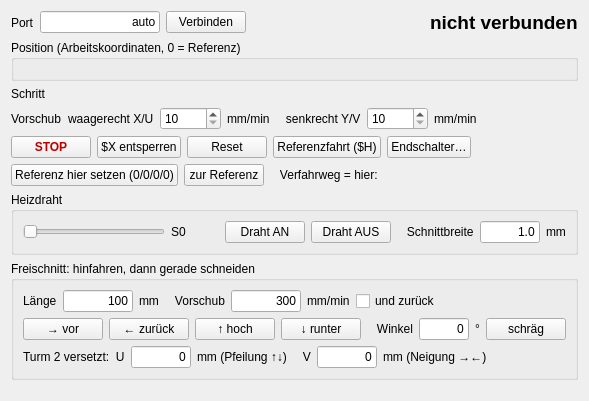
<?xml version="1.0" encoding="UTF-8"?>
<ui version="4.0">
 <class>MachinePage</class>
 <widget class="QWidget" name="MachinePage">
  <layout class="QVBoxLayout" name="page_layout">
   <item>
    <layout class="QHBoxLayout" name="conn_row">
<item><widget class="QLabel" name="port_lbl"><property name="text"><string>Port</string></property></widget></item>
<item><widget class="QLineEdit" name="port"><property name="text"><string>auto</string></property><property name="maximumSize"><size><width>120</width><height>16777215</height></size></property><property name="alignment"><set>Qt::AlignRight|Qt::AlignVCenter</set></property></widget></item>
<item><widget class="QPushButton" name="b_conn"><property name="text"><string>Verbinden</string></property></widget></item>
<item><spacer name="conn_spacer"><property name="orientation"><enum>Qt::Horizontal</enum></property><property name="sizeHint" stdset="0"><size><width>0</width><height>0</height></size></property></spacer></item>
<item><widget class="QLabel" name="pins"><property name="text"><string></string></property><property name="styleSheet"><string>color:#b00; font-size:13pt; font-weight:bold;</string></property></widget></item>
<item><widget class="QLabel" name="state"><property name="text"><string>nicht verbunden</string></property><property name="styleSheet"><string>font-size:14pt; font-weight:bold; min-width:120px;</string></property></widget></item>
    </layout>
   </item>
   <item>
    <widget class="QGroupBox" name="posbox">
<property name="title"><string>Position (Arbeitskoordinaten, 0 = Referenz)</string></property>
<layout class="QHBoxLayout" name="pos_layout"/>
    </widget>
   </item>
   <item>
    <layout class="QHBoxLayout" name="ctl_row">
<item><widget class="QLabel" name="step_lbl"><property name="text"><string>Schritt</string></property></widget></item>
<item><layout class="QHBoxLayout" name="steps_layout"/></item>
<item><spacer name="step_spacer"><property name="orientation"><enum>Qt::Horizontal</enum></property><property name="sizeHint" stdset="0"><size><width>0</width><height>0</height></size></property></spacer></item>
    </layout>
   </item>
   <item>
    <layout class="QHBoxLayout" name="feed_row">
<item><widget class="QLabel" name="feed_lbl"><property name="text"><string>Vorschub</string></property></widget></item>
<item><widget class="QLabel" name="feed_h_lbl"><property name="text"><string>waagerecht X/U</string></property></widget></item>
<item><widget class="QDoubleSpinBox" name="feed_h"><property name="decimals"><number>0</number></property><property name="minimum"><double>10</double></property><property name="maximum"><double>10000</double></property><property name="singleStep"><double>10</double></property></widget></item>
<item><widget class="QLabel" name="feed_h_max"><property name="text"><string>mm/min</string></property></widget></item>
<item><widget class="QLabel" name="feed_v_lbl"><property name="text"><string>   senkrecht Y/V</string></property></widget></item>
<item><widget class="QDoubleSpinBox" name="feed_v"><property name="decimals"><number>0</number></property><property name="minimum"><double>10</double></property><property name="maximum"><double>10000</double></property><property name="singleStep"><double>10</double></property></widget></item>
<item><widget class="QLabel" name="feed_v_max"><property name="text"><string>mm/min</string></property></widget></item>
<item><spacer name="ctl_spacer"><property name="orientation"><enum>Qt::Horizontal</enum></property><property name="sizeHint" stdset="0"><size><width>0</width><height>0</height></size></property></spacer></item>
    </layout>
   </item>
   <item><layout class="QHBoxLayout" name="pads_layout"/></item>
   <item>
    <layout class="QHBoxLayout" name="act_row">
<item><widget class="QPushButton" name="b_stop"><property name="text"><string>STOP</string></property><property name="styleSheet"><string>font-weight:bold; color:#b00;</string></property></widget></item>
<item><widget class="QPushButton" name="b_unlock"><property name="text"><string>$X entsperren</string></property></widget></item>
<item><widget class="QPushButton" name="b_reset"><property name="text"><string>Reset</string></property></widget></item>
<item><widget class="QPushButton" name="b_home"><property name="text"><string>Referenzfahrt ($H)</string></property></widget></item>
<item><widget class="QPushButton" name="b_homing"><property name="text"><string>Endschalter…</string></property></widget></item>
<item><spacer name="act_spacer1"><property name="orientation"><enum>Qt::Horizontal</enum></property><property name="sizeHint" stdset="0"><size><width>0</width><height>0</height></size></property></spacer></item>
    </layout>
   </item>
   <item>
    <layout class="QHBoxLayout" name="act_row2">
<item><widget class="QPushButton" name="b_ref"><property name="text"><string>Referenz hier setzen (0/0/0/0)</string></property></widget></item>
<item><widget class="QPushButton" name="b_goto"><property name="text"><string>zur Referenz</string></property></widget></item>
<item><widget class="QLabel" name="travel_lbl"><property name="text"><string>   Verfahrweg = hier:</string></property></widget></item>
<item><layout class="QHBoxLayout" name="travel_layout"/></item>
<item><spacer name="act_spacer"><property name="orientation"><enum>Qt::Horizontal</enum></property><property name="sizeHint" stdset="0"><size><width>0</width><height>0</height></size></property></spacer></item>
    </layout>
   </item>
   <item>
    <widget class="QGroupBox" name="wire_box">
<property name="title"><string>Heizdraht</string></property>
<layout class="QHBoxLayout" name="wire_layout">
 <item><widget class="QSlider" name="power"><property name="orientation"><enum>Qt::Horizontal</enum></property><property name="maximum"><number>255</number></property><property name="sizePolicy"><sizepolicy hsizetype="Expanding" vsizetype="Fixed"><horstretch>1</horstretch><verstretch>0</verstretch></sizepolicy></property></widget></item>
 <item><widget class="QLabel" name="power_lbl"><property name="text"><string>S0</string></property><property name="styleSheet"><string>min-width:48px;</string></property></widget></item>
 <item><widget class="QPushButton" name="b_wire_on"><property name="text"><string>Draht AN</string></property></widget></item>
 <item><widget class="QPushButton" name="b_wire_off"><property name="text"><string>Draht AUS</string></property></widget></item>
 <item><widget class="QLabel" name="kerf_lbl"><property name="text"><string>   Schnittbreite</string></property><property name="toolTip"><string>Breite des Schmelzkanals; gilt fuer Fluegel, Formen und Stapel. Testschnitt messen.</string></property></widget></item>
 <item><widget class="QLineEdit" name="kerf"><property name="text"><string>1.0</string></property><property name="maximumSize"><size><width>60</width><height>16777215</height></size></property><property name="alignment"><set>Qt::AlignRight|Qt::AlignVCenter</set></property></widget></item>
 <item><widget class="QLabel" name="kerf_unit"><property name="text"><string>mm</string></property></widget></item>
</layout>
    </widget>
   </item>
   <item>
    <widget class="QGroupBox" name="cut_box">
<property name="title"><string>Freischnitt: hinfahren, dann gerade schneiden</string></property>
<layout class="QGridLayout" name="cut_grid">
 <item row="0" column="0"><layout class="QHBoxLayout" name="cut_row1">
  <item><widget class="QLabel" name="cut_len_lbl"><property name="text"><string>Länge</string></property></widget></item><item><widget class="QLineEdit" name="cut_len"><property name="text"><string>100</string></property><property name="maximumSize"><size><width>70</width><height>16777215</height></size></property><property name="alignment"><set>Qt::AlignRight|Qt::AlignVCenter</set></property></widget></item><item><widget class="QLabel" name="cut_len_unit"><property name="text"><string>mm</string></property></widget></item>
  <item><widget class="QLabel" name="cut_feed_lbl"><property name="text"><string>   Vorschub</string></property></widget></item><item><widget class="QLineEdit" name="cut_feed"><property name="text"><string>300</string></property><property name="maximumSize"><size><width>70</width><height>16777215</height></size></property><property name="alignment"><set>Qt::AlignRight|Qt::AlignVCenter</set></property></widget></item><item><widget class="QLabel" name="cut_feed_unit"><property name="text"><string>mm/min</string></property></widget></item>
  <item><widget class="QCheckBox" name="cut_back"><property name="text"><string>und zurück</string></property></widget></item>
  <item><spacer name="cut_sp1"><property name="orientation"><enum>Qt::Horizontal</enum></property><property name="sizeHint" stdset="0"><size><width>0</width><height>0</height></size></property></spacer></item>
 </layout></item>
 <item row="1" column="0"><layout class="QHBoxLayout" name="cut_row2">
  <item><widget class="QPushButton" name="b_cut_fwd"><property name="text"><string>→ vor</string></property></widget></item><item><widget class="QPushButton" name="b_cut_back"><property name="text"><string>← zurück</string></property></widget></item><item><widget class="QPushButton" name="b_cut_up"><property name="text"><string>↑ hoch</string></property></widget></item><item><widget class="QPushButton" name="b_cut_down"><property name="text"><string>↓ runter</string></property></widget></item>
  <item><widget class="QLabel" name="cut_angle_lbl"><property name="text"><string>   Winkel</string></property></widget></item><item><widget class="QLineEdit" name="cut_angle"><property name="text"><string>0</string></property><property name="maximumSize"><size><width>50</width><height>16777215</height></size></property><property name="alignment"><set>Qt::AlignRight|Qt::AlignVCenter</set></property></widget></item><item><widget class="QLabel" name="cut_angle_unit"><property name="text"><string>°</string></property></widget></item><item><widget class="QPushButton" name="b_cut_angle"><property name="text"><string>schräg</string></property></widget></item>
  <item><spacer name="cut_sp2"><property name="orientation"><enum>Qt::Horizontal</enum></property><property name="sizeHint" stdset="0"><size><width>0</width><height>0</height></size></property></spacer></item>
 </layout></item>
 <item row="2" column="0"><layout class="QHBoxLayout" name="cut_row3">
  <item><widget class="QLabel" name="skew_lbl_u"><property name="text"><string>Turm 2 versetzt:  U</string></property></widget></item><item><widget class="QLineEdit" name="skew_u"><property name="text"><string>0</string></property><property name="maximumSize"><size><width>60</width><height>16777215</height></size></property><property name="alignment"><set>Qt::AlignRight|Qt::AlignVCenter</set></property></widget></item><item><widget class="QLabel" name="skew_unit_u"><property name="text"><string>mm (Pfeilung ↑↓)</string></property></widget></item>
  <item><widget class="QLabel" name="skew_lbl_v"><property name="text"><string>   V</string></property></widget></item><item><widget class="QLineEdit" name="skew_v"><property name="text"><string>0</string></property><property name="maximumSize"><size><width>60</width><height>16777215</height></size></property><property name="alignment"><set>Qt::AlignRight|Qt::AlignVCenter</set></property></widget></item><item><widget class="QLabel" name="skew_unit_v"><property name="text"><string>mm (Neigung →←)</string></property></widget></item>
  <item><widget class="QLabel" name="skew_lbl"><property name="text"><string></string></property></widget></item>
  <item><spacer name="cut_sp3"><property name="orientation"><enum>Qt::Horizontal</enum></property><property name="sizeHint" stdset="0"><size><width>0</width><height>0</height></size></property></spacer></item>
 </layout></item>
</layout>
    </widget>
   </item>
   <item><spacer name="bottom_spacer"><property name="orientation"><enum>Qt::Vertical</enum></property><property name="sizeHint" stdset="0"><size><width>20</width><height>10</height></size></property></spacer></item>
  </layout>
 </widget>
 <resources/>
 <connections/>
</ui>
